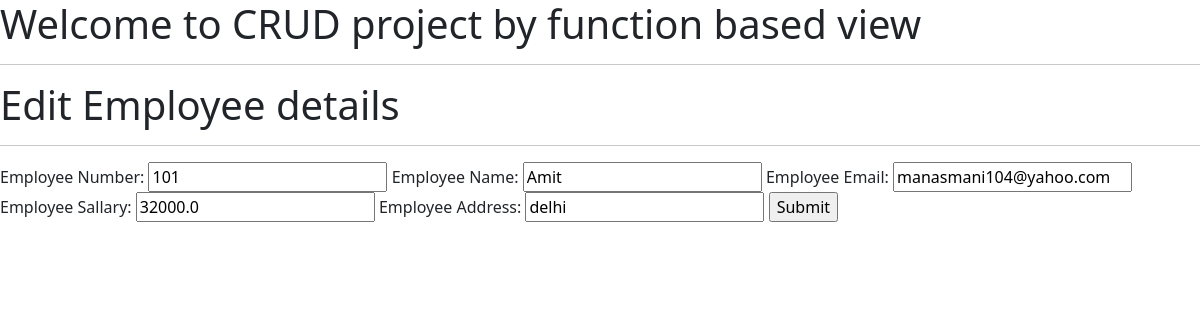
The page /update/8/ on the database its author committed.
### A1/models.py (models this page shows)
class Employee(models.Model):
    eno = models.IntegerField()
    ename = models.CharField(max_length=64)
    email = models.EmailField()
    esal = models.FloatField()
    eadd = models.CharField(max_length=256)

### A1/views.py (the view)
# urls.py: path('update/<int:id>/',views.update_info),
def update_info(request,id):
    emll = Employee.objects.get(id=id)
    if request.method == 'POST':
        form = EmployeeModel(request.POST, instance=emll)
        if form.is_valid():
            form.save()
            return redirect('/')
    return render(request,'A1/update.html',{'emll':emll})

### templates/A1/update.html (shortened to what this page needs)
{% extends 'A1/base.html' %}
{% block manas %}
<h1>Edit Employee details</h1><hr>
<form method="post">
    Employee Number: <input type="text" name="eno" value="{{emll.eno}}">
    Employee Name: <input type="text" name="ename" value="{{emll.ename}}">
    Employee Email: <input type="text" name="email" value="{{emll.email}}">
    Employee Sallary: <input type="text" name="esal" value="{{emll.esal}}">
    Employee Address: <input type="text" name="eadd" value="{{emll.eadd}}">
    <input type="submit" value="Submit">
</form>
{% endblock manas %}

### rows shown on the page
Employee: eno "101", ename "Amit", email "manasmani104@yahoo.com", esal "32000.0", eadd "delhi"
